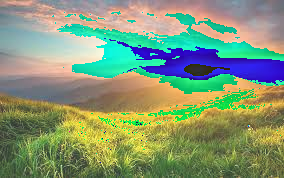
#> input picture PRODIGY_CS_02/encrypted.png, 284 x 178 px
$ python decrypt.py
#> lines starting #> are read from the running program, lines starting #| are printed output that depends on the picture
from PIL import Image

# Load encrypted image
img = Image.open("encrypted.png")
#> img is the input picture: PIL image 284x178 RGB; mean R, G, B 132.3, 151, 117.2
pixels = img.load()

width, height = img.size
#> width = 284; height = 178
key = 50   # SAME key

# Decrypt image
for x in range(width):
    for y in range(height):
        r, g, b = pixels[x, y]

        r = (r - key) % 256
        g = (g - key) % 256
        b = (b - key) % 256

        pixels[x, y] = (r, g, b)

# Save decrypted image
img.save("decrypted.png")
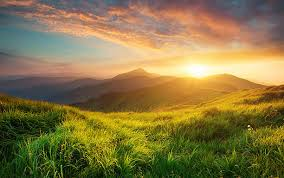
#> saved as decrypted.png: PIL image 284x178 RGB; mean R, G, B 135.2, 118.2, 68.7
print("Image decrypted successfully!")

$ run again, with PRODIGY_CS_02/image.jpg saved as PRODIGY_CS_02/encrypted.png
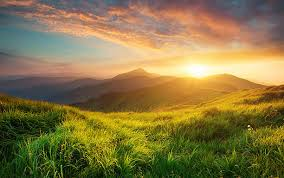
#> input picture PRODIGY_CS_02/image.jpg, 284 x 178 px
#> img is the input picture: PIL image 284x178 RGB; mean R, G, B 135.2, 118.2, 68.7
#> `img.save("decrypted.png")`:
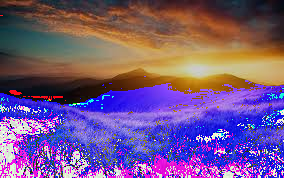
#> saved as decrypted.png: PIL image 284x178 RGB; mean R, G, B 117.4, 85.3, 133.5
